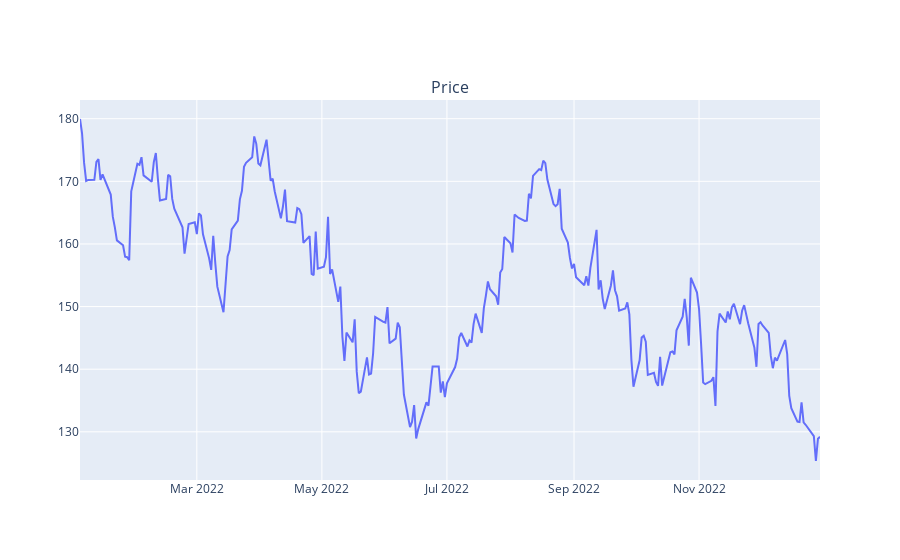

The notebook cell saved with this chart:
### Code cell
fig = make_subplots(rows=1, cols=1, subplot_titles=('Price',))

# Add trace for Close price
fig.add_trace(go.Scatter(x=APPLdf.index, y=APPLdf['Close'], name='Close Price'), row=1, col=1)

# Update layout
fig.update(layout_xaxis_rangeslider_visible=False)

# Show figure
fig.show()

### Figure 1 — Plotly figure (JSON) as saved in the notebook; plotly's stock layout.template omitted (floating-point values rounded to 4 significant figures; data arrays with more than 128 entries replaced by an {"elided": "..."} marker saying what was removed)
{"data": [{"name": "Close Price", "type": "scatter", "x": {"elided": "251 str values"}, "xaxis": "x", "y": {"elided": "251 float values"}, "yaxis": "y"}], "layout": {"annotations": [{"font": {"size": 16}, "showarrow": false, "text": "Price", "x": 0.5, "xanchor": "center", "xref": "paper", "y": 1, "yanchor": "bottom", "yref": "paper"}], "xaxis": {"anchor": "y", "domain": [0, 1], "rangeslider": {"visible": false}}, "yaxis": {"anchor": "x", "domain": [0, 1]}}}
